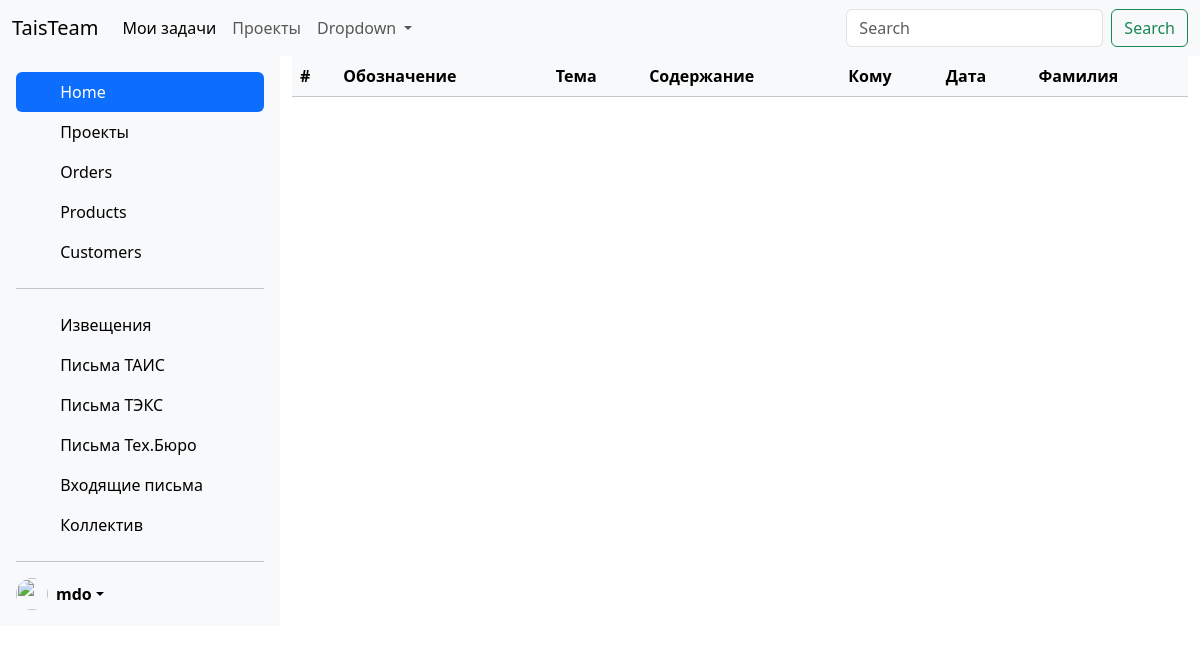
The app's page /letters_teks/, older data.
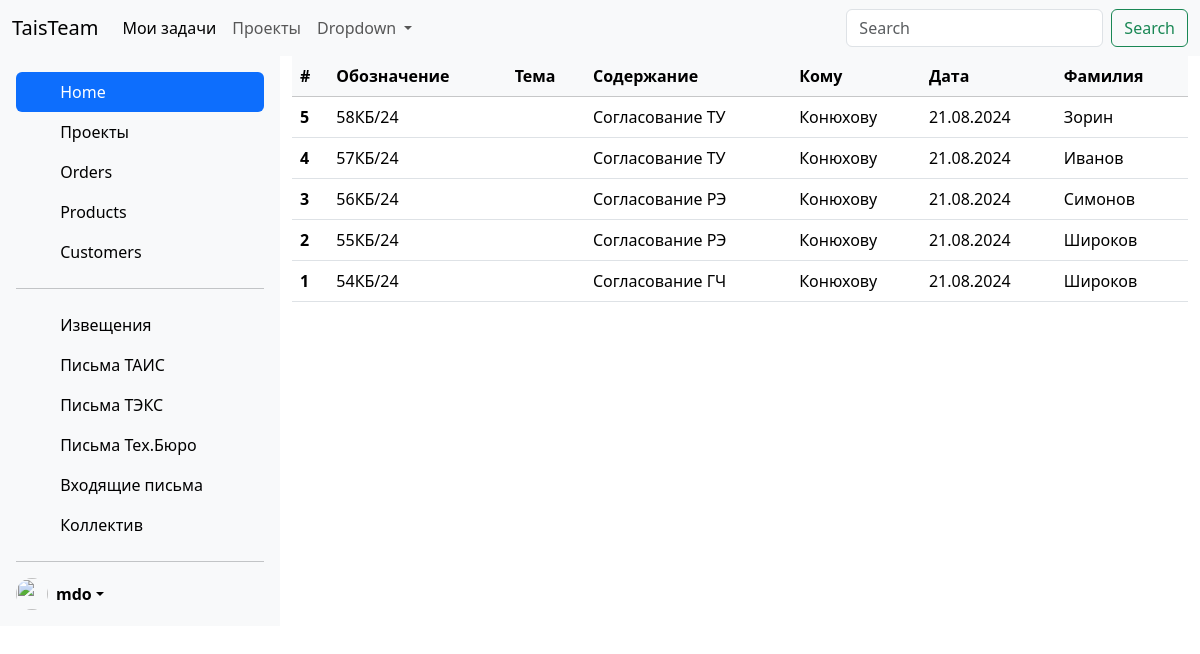
The same page, newer data.
### projects/models.py (models this page shows, shortened)
class LettersTeks(models.Model):
    notification = models.CharField(max_length=10)
    project = models.ForeignKey('Project', on_delete=models.PROTECT, null=True)
    content = models.CharField(max_length=255)
    to_whom = models.CharField(max_length=30)
    date = models.DateField(auto_now_add=True)
    worker = models.CharField(max_length=30)
    time_create = models.DateTimeField(auto_now_add=True)
    time_update = models.DateTimeField(auto_now=True)
    class Meta:
        ordering = ['-notification']

### projects/views.py (the view)
# urls.py: path('letters_teks/', views.LettersTeksView.as_view(), name='letters_teks'),
class LettersTeksView( ListView):
    model = LettersTeks
    template_name = 'projects/letters_teks.html'
    context_object_name = 'posts'

### projects/templates/projects/letters_teks.html
{% extends 'base2.html' %}
{% block content %}
  <table class="table table-hover">
   <thead class="table-light">
    <tr>
      <th scope="col">#</th>
      <th scope="col">Обозначение</th>
      <th scope="col">Тема</th>
      <th scope="col">Содержание</th>
      <th scope="col">Кому</th>
      <th scope="col">Дата</th>
      <th scope="col">Фамилия</th>
    </tr>
  </thead>
    <tbody>
    {% for p in posts %}
    <tr>
      <th scope="row">{{ p.id }}</th>
      <td>{{ p.notification }}</td>
      <td>{{ p.project.title }}</td>
      <td>{{ p.content }}</td>
      <td>{{ p.to_whom }}</td>
      <td>{{ p.date|date:"d.m.Y"  }}</td>
      <td>{{ p.worker }}</td>
    </tr>
    {% endfor %}
  </tbody>
</table>
{% endblock %}

Row changes from the older to the newer data that the page shows:
added LettersTeks: id "5", notification "58КБ/24", content "Согласование ТУ", to_whom "Конюхову", date "21.08.2024", worker "Зорин"
added LettersTeks: id "4", notification "57КБ/24", content "Согласование ТУ", to_whom "Конюхову", date "21.08.2024", worker "Иванов"
added LettersTeks: id "3", notification "56КБ/24", content "Согласование РЭ", to_whom "Конюхову", date "21.08.2024", worker "Симонов"
added LettersTeks: id "2", notification "55КБ/24", content "Согласование РЭ", to_whom "Конюхову", date "21.08.2024", worker "Широков"
added LettersTeks: id "1", notification "54КБ/24", content "Согласование ГЧ", to_whom "Конюхову", date "21.08.2024", worker "Широков"
